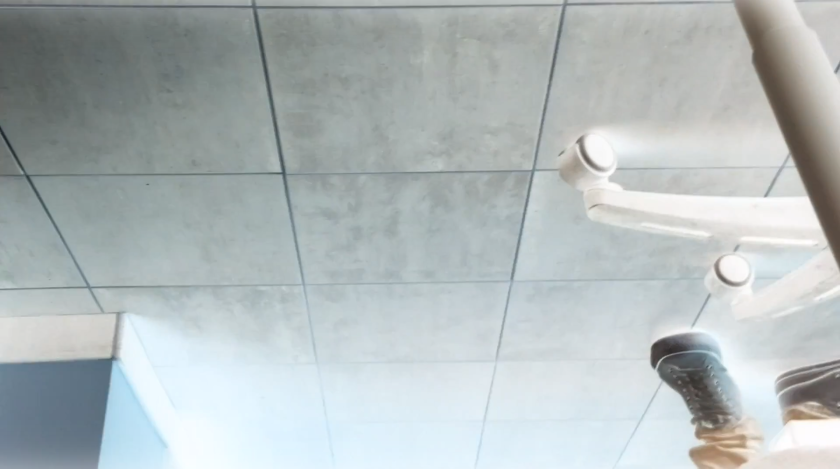
#> input picture vloer2.png, 1680 x 937 px (shown at 1/2 size)
$ python Single_lines.py   (Python 2 division)   (older library calls are emulated)
#> lines starting #> are read from the running program, lines starting #| are printed output that depends on the picture; after the words box and inside, x2 and y2 are one past the last pixel; in counts of white or black regions, pixels touching at a corner belong together
import cv2
import numpy as np
from scipy import ndimage
from PIL import Image
import PIL.ImageOps
from numpy import average


img = cv2.imread('vloer2.png')
#> img is the input picture: shape (937, 1680, 3); mean B, G, R 186.8, 185.9, 177.6
gray = cv2.cvtColor(img,cv2.COLOR_BGR2GRAY)

height, width, channels = img.shape
#> height = 937; width = 1680; channels = 3
print height, width, channels
#| 937 1680 3


def line_intersection(line1, line2):
    xdiff = (line1[0][0] - line1[1][0], line2[0][0] - line2[1][0])
    ydiff = (line1[0][1] - line1[1][1], line2[0][1] - line2[1][1]) #Typo was here

    def det(a, b):
        return a[0] * b[1] - a[1] * b[0]

    div = det(xdiff, ydiff)
    if div == 0:
       return None;

    d = (det(*line1), det(*line2))
    x = det(d, xdiff) / div
    y = det(d, ydiff) / div

    if x < 0 or x > width or y < 0 or y > height:
        return None;

    return int(x), int(y)


i = 0;
j = 100;

edges = cv2.Canny(gray,i,j,apertureSize = 3)
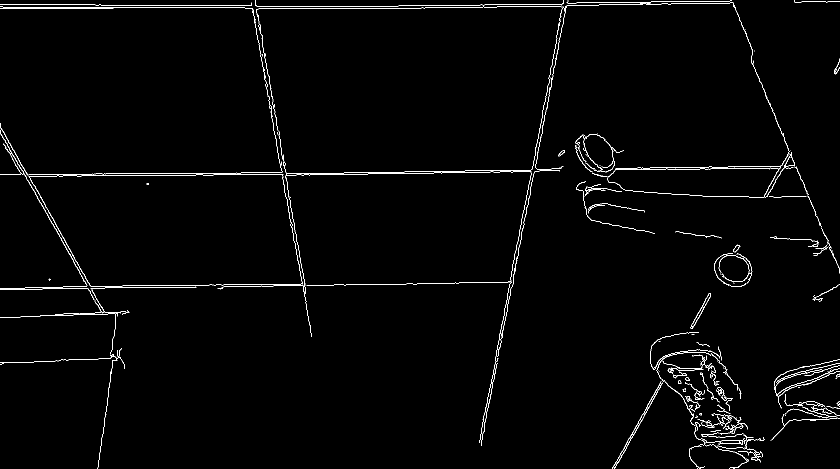
#> edges: shape (937, 1680) (shown at 1/2 size); 1.5% white in thin lines or dots
# [15 lines of commented-out code are left out]


minLineLength = 100
maxLineGap = 10
#lines = cv2.HoughLinesP(edges,1,np.pi/180,100,minLineLength,maxLineGap)
lines = cv2.HoughLinesP(edges,rho = 1,theta = 1*np.pi/1800,threshold = 200,minLineLength = 200,maxLineGap = 100)
#> lines = 28 rows, first 6: [1175, 338, 1592, 332], [51, 353, 888, 343], [671, 12, 1036, 9], [0, 579, 1026, 565], [13, 349, 572, 345], [564, 350, 1592, 334]
lines_long = []
for x in range(0, len(lines)):
    for x1,y1,x2,y2 in lines[x]:
        a=(float(y2)-float(y1))/(float(x2)-float(x1))
        b=y1-a*x1

        if b<0:
            xStart=int(-b/a)
            yStart=0
        elif b>height:
            xStart=int((height-b)/a)
            yStart=height
        else:
            xStart=0
            yStart=int(b)

        yTemp=int(a*width+b)
        if yTemp>=0 and yTemp<=height:
            yEnd=yTemp
            xEnd=width
        elif a>=0:
            xEnd = int((height - b)/a)
            yEnd = height
        elif a<0:
            xEnd=int(-b/a)
            yEnd=0

        lines_long.append([xStart, yStart, xEnd, yEnd])
#> this loop made 28 passes
#> after the loop, lines_long = 28 items, first 6: [0, 354, 1680, 330], [0, 353, 1680, 333], [0, 17, 1680, 3], [0, 579, 1680, 556], [0, 349, 1680, 337], [0, 358, 1680, 332]
        #cv2.line(img,(x1,y1),(x2,y2),(255,0,0),2)
        #cv2.line(img,(xStart,yStart),(xEnd,yEnd),(0,255,0),2)

varPixel = 30
lines_single = [];
for z in range(0,len(lines_long)):
    if lines_long[z]!=None:
        for line_x1,line_y1,line_x2,line_y2 in [lines_long[z]]:
            group_lines = []
            for q in range(0,len(lines_long)):
                if lines_long[q]!=None:
                    for x1,y1,x2,y2 in [lines_long[q]]:
                        if (lines_long[q] != None and abs(line_x1 - x1) < varPixel and abs(line_y1 - y1) < varPixel
                            and abs(line_x2 - x2) < varPixel and abs(line_y2 - y2) < varPixel):
                            group_lines.append(lines_long[q]);
                            #[0,0,0,0] -> None ??
                            lines_long[q] = None;

            xStartArray = []
            yStartArray = []
            xEndArray = []
            yEndArray = []

            for x in range(0, len(group_lines)):
                for x1,y1,x2,y2 in [group_lines[x]]:
                    xStartArray.append(x1)
                    yStartArray.append(y1)
                    xEndArray.append(x2)
                    yEndArray.append(y2)

            lines_single.append([np.average(xStartArray), np.average(yStartArray), np.average(xEndArray), np.average(yEndArray)])
            cv2.line(img,(int(np.average(xStartArray)), int(np.average(yStartArray))),(int(np.average(xEndArray)), int(np.average(yEndArray))),(0,255,0),2)
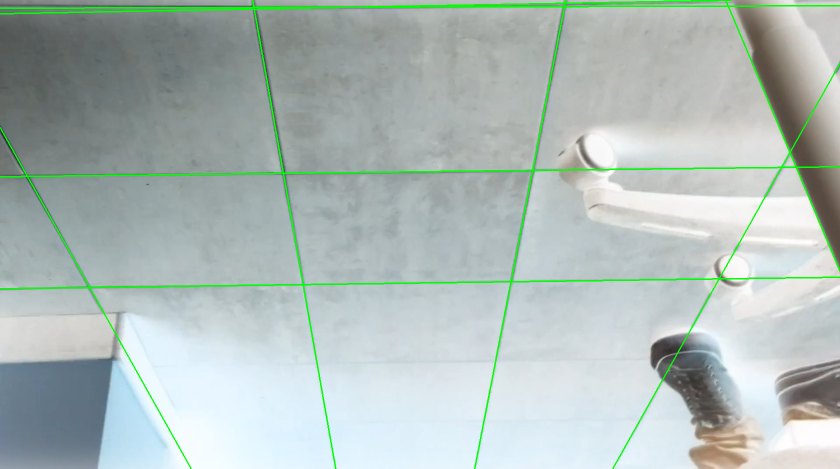
#> img: shape (937, 1680, 3) (shown at 1/2 size); 1.94% of pixels changed, all inside (x1, y1, x2, y2) = (0, 0, 1680, 937)
#> after the loop, lines_long = 28 items; lines_single = [[0, 353.7, 1680, 333.1], [0, 16.5, 1680, 11], [0, 577, 1680, 554.8], [949.5, 937, 1131.5, 0], [505.5, 0, 671, 937], [1451, 0, 1680, 543.5], [1225.5, 937, 1680, 125], [0, 27, 1462, 0], [0, 255, 382, 937]]

#afwijkende lijn weghalen
arrayA=[]
intersections=[]
for t in range(0,len(lines_single)):
    for x1,y1,x2,y2 in [lines_single[t]]:
        arrayA.append(round((float(y2)-float(y1))/(float(x2)-float(x1)),2))
        for r in range (0,len(lines_single)):
            for line_x1,line_y1,line_x2,line_y2 in [lines_single[r]]:
                intersectionPoint=line_intersection(([x1,y1],[x2,y2]),([line_x1,line_y1],[line_x2,line_y2]))

                if intersectionPoint!=None:
                    intersections.append(intersectionPoint)
                    print intersectionPoint[0]
                    print intersectionPoint[1]
                    cv2.line(img,(intersectionPoint[0], intersectionPoint[1]), (intersectionPoint[0] + 2, intersectionPoint[1] + 2),(0,0,255),5)
#> this loop made 9 passes
#> (printed output is left out)
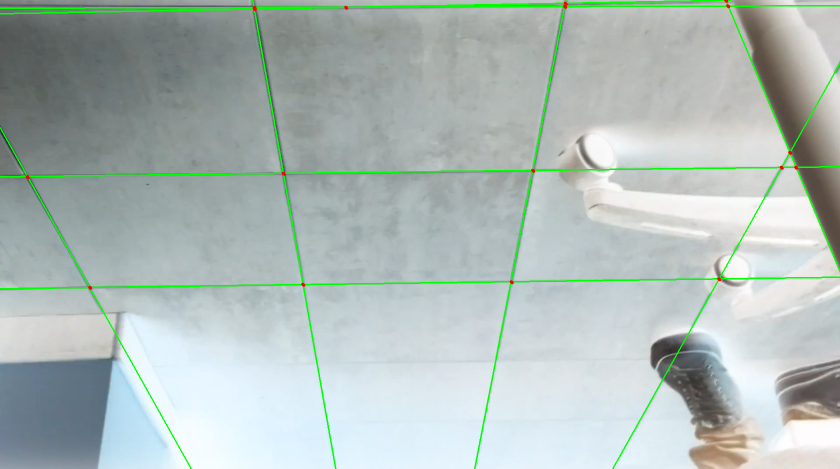
#> img: shape (937, 1680, 3) (shown at 1/2 size); 0.05% of pixels changed, all inside (x1, y1, x2, y2) = (51, 0, 1597, 580)
#> after the loop, arrayA = [-0.01, 0, -0.01, -5.15, 5.66, 2.37, -1.79, -0.02, 1.79]; intersections = 34 pairs, first value 54 to 1591, second value 0 to 574


print intersections
#> (printed output is left out)


cv2.imshow('hough',img)
cv2.waitKey(0)

$ run again, with vloer4.png copied over vloer2.png
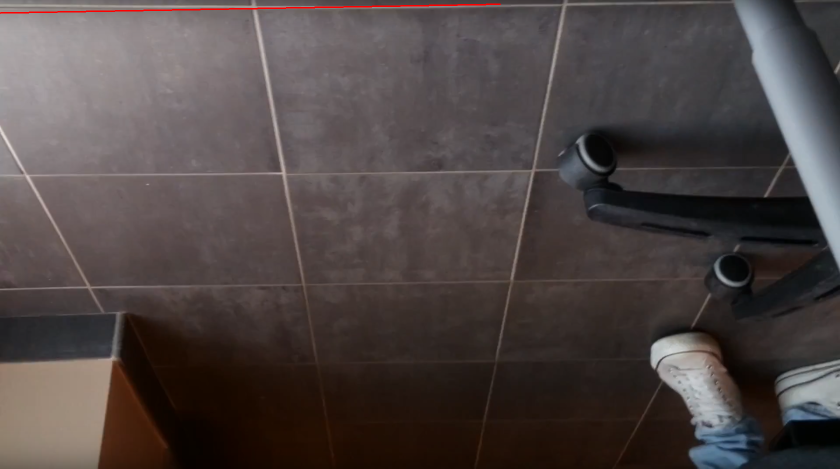
#> input picture vloer4.png, 1680 x 937 px (shown at 1/2 size)
#> img is the input picture: shape (937, 1680, 3); mean B, G, R 68, 68.9, 77.6
#| 937 1680 3
#> edges: shape (937, 1680); 1.5% white in thin lines or dots
#> lines = 29 rows, first 6: [385, 350, 1061, 340], [35, 27, 1462, 0], [0, 579, 852, 567], [727, 17, 1467, 6], [564, 350, 1592, 334], [306, 347, 571, 344]
#> the loop `for x in range(0, len(lines)):` made 29 passes
#> after the loop `for x in range(0, len(lines)):`: lines_long = 29 items, first 6: [0, 355, 1680, 330], [0, 27, 1462, 0], [0, 579, 1680, 555], [0, 27, 1680, 2], [0, 358, 1680, 332], [0, 350, 1680, 331]
#> the loop `for z in range(0,len(lines_long)):` made 29 passes
#> after the loop `for z in range(0,len(lines_long)):`:
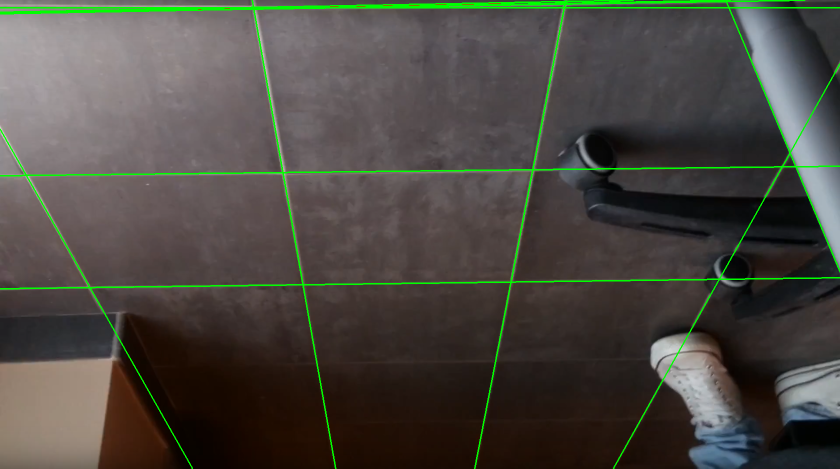
#> img: shape (937, 1680, 3) (shown at 1/2 size); 2.25% of pixels changed, all inside (x1, y1, x2, y2) = (0, 0, 1680, 937)
#> after the loop `for z in range(0,len(lines_long)):`: lines_long = 29 items; lines_single = [[0, 351.9, 1680, 332], [0, 27, 1460, 0], [0, 577, 1680, 555], [0, 15.8, 1680, 15.4], [949.5, 937, 1131.5, 0], [0, 24, 1266, 0], [504.5, 0, 671, 937], [1451, 0, 1680, 544], [1226.5, 937, 1680, 126], [0, 26, 1609, 0], [0, 258.5, 385, 937]]
#> the loop `for t in range(0,len(lines_single)):` made 11 passes
#> (printed output is left out)
#> after the loop `for t in range(0,len(lines_single)):`:
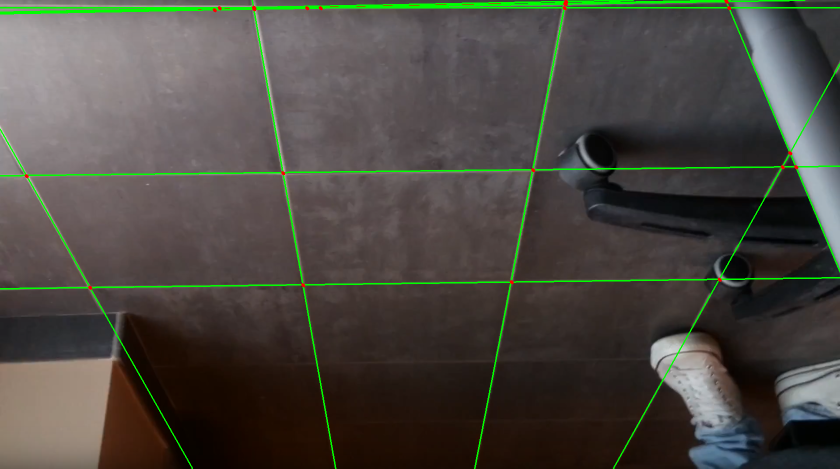
#> img: shape (937, 1680, 3) (shown at 1/2 size); 0.06% of pixels changed, all inside (x1, y1, x2, y2) = (49, 0, 1597, 580)
#> after the loop `for t in range(0,len(lines_single)):`: arrayA = [-0.01, -0.02, -0.01, 0, -5.15, -0.02, 5.63, 2.38, -1.79, -0.02, 1.76]; intersections = 50 pairs, first value 52 to 1591, second value 0 to 574
#> (printed output is left out)
